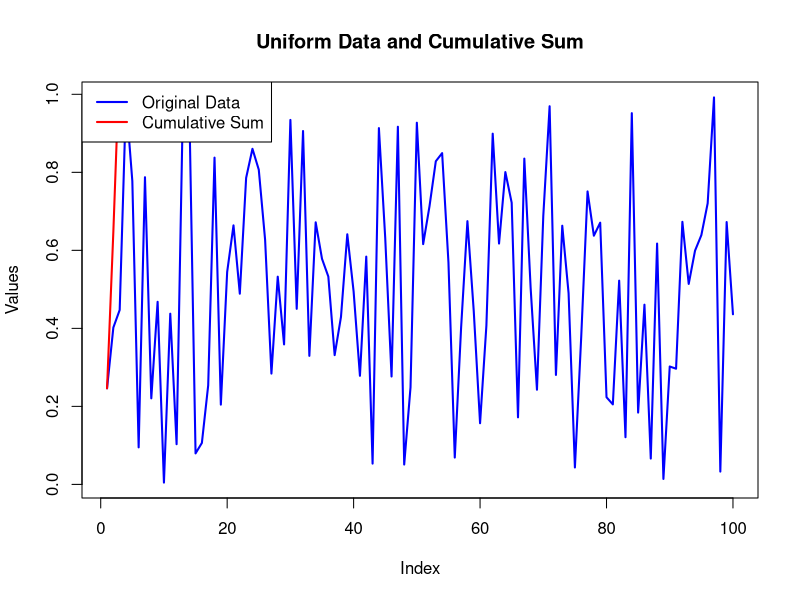

Here is the R script that generated this plot:
# Generate 100 random values from uniform distribution (0,1)
data <- runif(100)

# Compute cumulative sum
cum_sum <- cumsum(data)

# Plot both on same graph
plot(data, type="l", col="blue", lwd=2,
     ylab="Values", xlab="Index",
     main="Uniform Data and Cumulative Sum")

lines(cum_sum, col="red", lwd=2)

legend("topleft",
       legend=c("Original Data", "Cumulative Sum"),
       col=c("blue", "red"),
       lwd=2)
